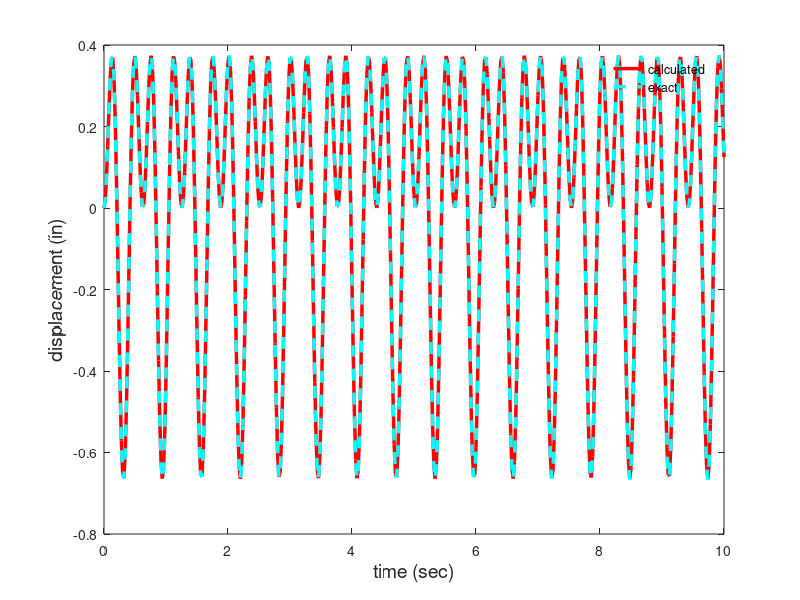

This figure's MATLAB source:
clc
%------------------
% Slide 15
%------------------

%------------------
% Parameters (k wn h) and time vector
%------------------
k = 40;
wn = 20;
h = 0.02;
%==
tt = (0:h:10)';

%------------------
% Define the input excitation
%------------------
p_t = 10*cos(10*tt);

%------------------
% Calculate coefficients
%------------------
A = 1/k/wn/h*(sin(wn*h)-wn*h*cos(wn*h));
B = 1/k/wn/h*(wn*h-sin(wn*h));
C = cos(wn*h);
D = 1/wn*sin(wn*h);
%==
A1 = 1/k/h*(wn*h*sin(wn*h)+cos(wn*h)-1);
B1 = 1/k/h*(1-cos(wn*h));
C1 = -wn*sin(wn*h);
D1 = cos(wn*h);

%------------------
% Calculate response (starts from rest)
%------------------
u = zeros(size(p_t));
v = zeros(size(p_t));
%==
for i = 2:length(tt)
    u(i) = A*p_t(i-1)+ B*p_t(i) + C*u(i-1) + D*v(i-1);
    v(i) = A1*p_t(i-1) + B1*p_t(i) + C1*u(i-1) + D1*v(i-1);
end

%------------------
% Exact Solution
%------------------
u_exact = 1/3*(cos(10*tt) - cos(20*tt));

%------------------
% Plot
%------------------
figure();
set(gcf,'position',[50 50 900 600]);
plot(tt,u,'r-','linewidth',2.5);hold on
plot(tt,u_exact,'c--','linewidth',2.5);hold off
legend('calculated','exact');legend('boxoff');
xlabel('time (sec)','fontsize',14);
ylabel('displacement (in)','fontsize',14);